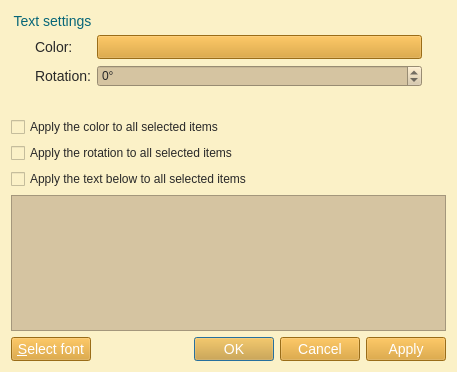
<?xml version="1.0" encoding="UTF-8"?>
<ui version="4.0">
 <class>TextEditorDialog</class>
 <widget class="QDialog" name="TextEditorDialog">
  <property name="geometry">
   <rect>
    <x>0</x>
    <y>0</y>
    <width>457</width>
    <height>372</height>
   </rect>
  </property>
  <property name="windowTitle">
   <string>Text editor</string>
  </property>
  <property name="styleSheet">
   <string notr="true">QWidget{
	background-color: #fbf1c7;
}
QMenuBar::item{
	background-color: #fbf1c7;
}
QDockWidget::title{
	background: #d5c4a1;
	padding-left: 5px;
}
QDockWidget, QMenuBar{
    color: #282828;
    font: bold 14px;
}
QTextEdit, QPlainTextEdit, QLineEdit, QSpinBox, QComboBox {
  background-color: #d5c4a1;
  color: #282828;
}
QTextEdit#uiConsoleTextEdit {
  background-color: #fbf1c7;
  color: #282828;
  font: 13px;
}
QTabWidget {
	font: 14px;
	border-top: 2px;
}
QTabBar::tab {
    background: #d5c4a1;
    color: #282828;
    min-width: 8ex;
    padding: 2px;
	border-top-right-radius: 6px;
	border-top-left-radius: 6px;
}
QTabBar::tab:selected {
    background: #458588;
	color: #FFFFFF;
}
QGroupBox {
    color: #076678;
    font: 14px;
    padding: 15px;
    border-style: none;
}
QMainWindow::separator {
	background: #d5c4a1;
	width: 1px;
	height: 1px;
}
QComboBox {
	selection-background-color: #458588;
	selection-color: #FFFFFF;
}

QToolBar{
	background: #d5c4a1;
	border: 0px;
}
QPushButton {
	background-color: #d79921;
    color: #FFFFFF;
	font: 14px;
}
QToolButton {
	background-color: #d79921;
    color: #FFFFFF;
	font: 14px;
}
QTreeWidget, QListWidget {
	background-color: #fbf1c7;
	color: #282828;
    alternate-background-color: #d5c4a1; 
	font: 14px;
}
QTreeWidget#uiTreeWidget {
	background-color: #d5c4a1;
	color: #282828;
	font: bold 16px;
}
QTreeWidget::item:selected, QTreeWidget::item:hover, QMenu::item:selected,QToolButton::hover,QPushButton::hover,QTabBar::tab:hover {
	background-color: #458588;
	color: #FFFFFF;
}
QMenu {
	background-color: #fbf1c7;
    color: #282828;
}
QLabel {
	color: #282828;
	font: 14px;
}
QLabel#uiTitleLabel {
	color: #282828;
	font: bold 16px;
}

QAbstractScrollArea::corner {
    background: #fbf1c7;
}
QScrollBar::handle:horizontal {
    background: #d5c4a1;
    min-width: 20px;
}
QScrollBar::handle:vertical {
    background: #d5c4a1;
    min-width: 20px;
}
QScrollBar:vertical {
    width: 6px;
}
QScrollBar:horizontal {
    height: 6px;
}
QScrollBar::up-arrow:vertical, QScrollBar::down-arrow:vertical, QScrollBar::down-arrow:horizontal, QScrollBar::up-arrow:horizontal { 
	border: 0px;
    height: 0px; 
    width: 0px; 
}
         
QScrollBar::add-page:horizontal, QScrollBar::sub-page:horizontal, QScrollBar::add-page:vertical, QScrollBar::sub-page:vertical {
  background: none
}
QStatusBar {
	background-color: #d5c4a1;
	color: #282828;
}

QRadioButton, QCheckBox {
  color: #282828;
}
QRadioButton::disabled, QCheckBox::disabled {
  color: gray;
}


</string>
  </property>
  <property name="modal">
   <bool>true</bool>
  </property>
  <layout class="QVBoxLayout" name="verticalLayout">
   <item>
    <widget class="QGroupBox" name="uiTextSettingsGroupBox">
     <property name="title">
      <string>Text settings</string>
     </property>
     <layout class="QGridLayout" name="gridLayout">
      <item row="0" column="0">
       <widget class="QLabel" name="uiColorLabel">
        <property name="text">
         <string>Color:</string>
        </property>
       </widget>
      </item>
      <item row="0" column="1">
       <widget class="QPushButton" name="uiColorPushButton">
        <property name="text">
         <string/>
        </property>
       </widget>
      </item>
      <item row="2" column="0">
       <widget class="QLabel" name="uiRotationLabel">
        <property name="text">
         <string>Rotation:</string>
        </property>
       </widget>
      </item>
      <item row="2" column="1">
       <widget class="QSpinBox" name="uiRotationSpinBox">
        <property name="sizePolicy">
         <sizepolicy hsizetype="Expanding" vsizetype="Fixed">
          <horstretch>0</horstretch>
          <verstretch>0</verstretch>
         </sizepolicy>
        </property>
        <property name="toolTip">
         <string>Rotation can be ajusted on the scene for a selected item while
editing (notes only) with ALT and '+' (or P) / ALT and '-' (or M)</string>
        </property>
        <property name="suffix">
         <string>°</string>
        </property>
        <property name="minimum">
         <number>-360</number>
        </property>
        <property name="maximum">
         <number>360</number>
        </property>
       </widget>
      </item>
     </layout>
    </widget>
   </item>
   <item>
    <widget class="QCheckBox" name="uiApplyColorToAllItemsCheckBox">
     <property name="text">
      <string>Apply the color to all selected items</string>
     </property>
    </widget>
   </item>
   <item>
    <widget class="QCheckBox" name="uiApplyRotationToAllItemsCheckBox">
     <property name="text">
      <string>Apply the rotation to all selected items</string>
     </property>
    </widget>
   </item>
   <item>
    <widget class="QCheckBox" name="uiApplyTextToAllItemsCheckBox">
     <property name="text">
      <string>Apply the text below to all selected items</string>
     </property>
    </widget>
   </item>
   <item>
    <widget class="QPlainTextEdit" name="uiPlainTextEdit"/>
   </item>
   <item>
    <layout class="QHBoxLayout" name="horizontalLayout">
     <item>
      <widget class="QPushButton" name="uiFontPushButton">
       <property name="text">
        <string>&amp;Select font</string>
       </property>
      </widget>
     </item>
     <item>
      <spacer name="horizontalSpacer">
       <property name="orientation">
        <enum>Qt::Horizontal</enum>
       </property>
       <property name="sizeHint" stdset="0">
        <size>
         <width>40</width>
         <height>20</height>
        </size>
       </property>
      </spacer>
     </item>
     <item>
      <widget class="QDialogButtonBox" name="uiButtonBox">
       <property name="orientation">
        <enum>Qt::Horizontal</enum>
       </property>
       <property name="standardButtons">
        <set>QDialogButtonBox::Apply|QDialogButtonBox::Cancel|QDialogButtonBox::Ok</set>
       </property>
      </widget>
     </item>
    </layout>
   </item>
   <item>
    <spacer name="verticalSpacer">
     <property name="orientation">
      <enum>Qt::Vertical</enum>
     </property>
     <property name="sizeHint" stdset="0">
      <size>
       <width>20</width>
       <height>40</height>
      </size>
     </property>
    </spacer>
   </item>
  </layout>
 </widget>
 <resources>
  <include location="../../resources/resources.qrc"/>
 </resources>
 <connections>
  <connection>
   <sender>uiButtonBox</sender>
   <signal>accepted()</signal>
   <receiver>TextEditorDialog</receiver>
   <slot>accept()</slot>
   <hints>
    <hint type="sourcelabel">
     <x>248</x>
     <y>254</y>
    </hint>
    <hint type="destinationlabel">
     <x>157</x>
     <y>274</y>
    </hint>
   </hints>
  </connection>
  <connection>
   <sender>uiButtonBox</sender>
   <signal>rejected()</signal>
   <receiver>TextEditorDialog</receiver>
   <slot>reject()</slot>
   <hints>
    <hint type="sourcelabel">
     <x>316</x>
     <y>260</y>
    </hint>
    <hint type="destinationlabel">
     <x>286</x>
     <y>274</y>
    </hint>
   </hints>
  </connection>
 </connections>
</ui>
